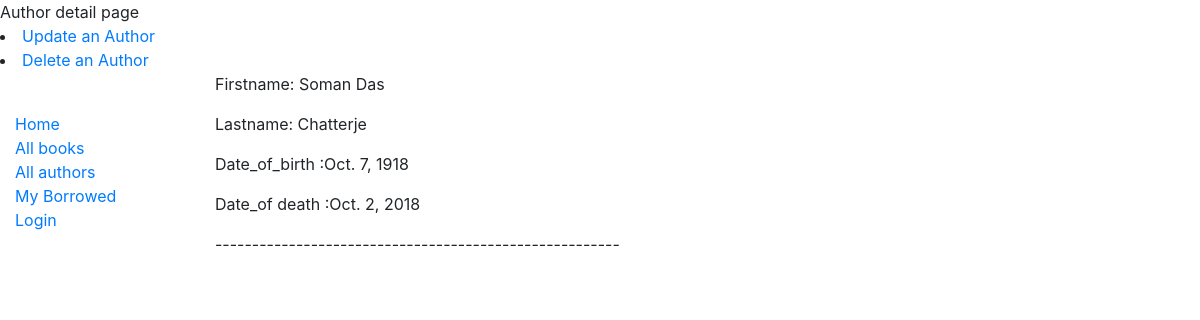
Page /catalog/author/2 on the earlier database version.
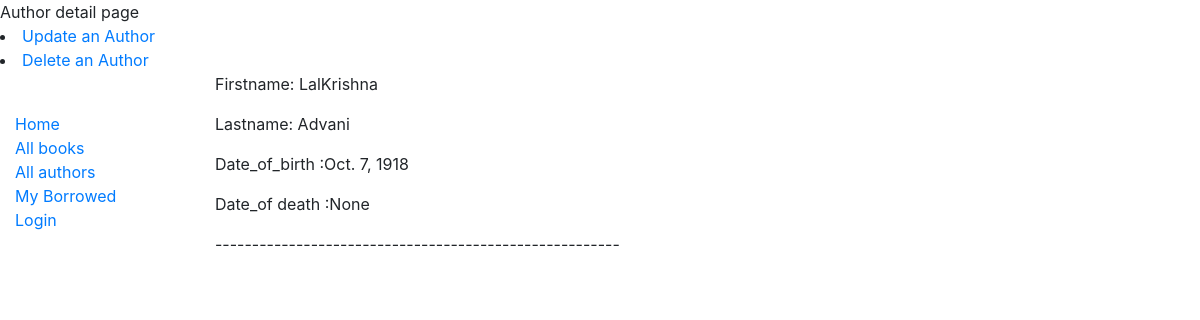
Same page on the later database version.
### catalog/models.py (models this page shows, shortened)
class Author(models.Model):
	first_name=models.CharField(max_length=20)
	date_of_birth=models.DateField(null=False,blank=False)
	date_of_death=models.DateField(null=True,blank=True)
	last_name=models.CharField(max_length=20)
	class Meta:
		ordering=['last_name','first_name']

### catalog/views.py (the view)
# urls.py: path('author/<int:pk>',views.AuthorDetailView.as_view(),name="author-detail"),
class AuthorDetailView(generic.DetailView):
	model=Author
	'''
	def context_data(self,**kwargs):
		context=super(BookDetailView,self).get_context_data(**kwargs)
	context['some_data']="This is some data"
    '''

### catalog/templates/catalog/author_detail.html (shortened to what this page needs)
{% extends "catalog/base_generic.html" %}
{% block title %}
<li>	<a href="{% url 'author_update' author.id %}">Update an Author</a></li>
<li>	<a href="{ % url 'author_delete' author.id %}">Delete an Author</a></li>
{% endblock %}
	{% block content %}
	<p>Firstname: {{author.first_name}}</p>
	<p>Lastname: {{author.last_name}}</p>
	<p>Date_of_birth :{{author.date_of_birth}}</p>
	<p>Date_of death :{{author.date_of_death}}</p>
	<p>-------------------------------------------------------</p>
	{% endblock %}

Differences in the rows shown:
changed Author: first_name "Soman Das" → "LalKrishna"; last_name "Chatterje" → "Advani"; date_of_death "Oct. 2, 2018" → "None"
